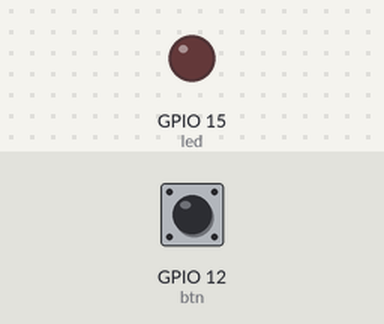
A program run on a simulated ESP32 board running MicroPython. Parts: output pins drawn as LEDs (lit = HIGH). Wiring (from the project's diagram.json): green button on GPIO 12, red LED on GPIO 15. Inputs (shaded band) come from the test bench; at power-on: GPIO 12 (btn) HIGH. What the program prints to the serial console is not drawn.

Above: at 1.2 s.
1.3 s: GPIO 12 (btn) pulled LOW for 0.15 s
At 1.37 s:
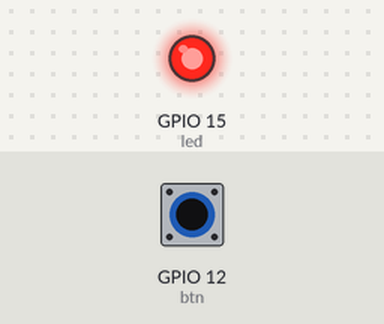
2.9 s: GPIO 12 (btn) pulled LOW for 3.2 s
At 6.6 s:
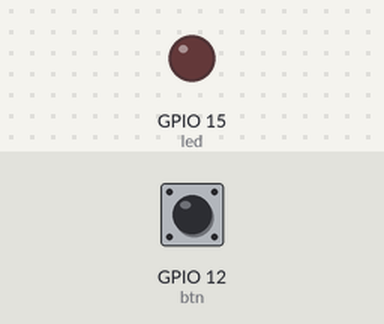
Timing chart, 0 to 8.1 s (numbered marks = the images above; inputs shaded):
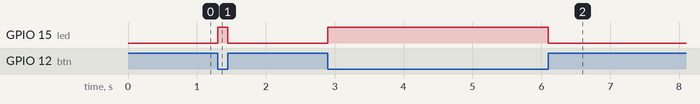

The program:

main.py
```python
from machine import Pin
from utime import sleep

print("Hello, ESP32!")

led = Pin(15, Pin.OUT)
# enable internal pull-up resistor
btn = Pin(12, Pin.IN, Pin.PULL_UP)

while True:


    if btn.value() == 0:
        led.on()
    else:
        led.off()
```

Measured:
- after the input at 1.3 s, GPIO 15 (led): LOW → HIGH at once, → LOW 0.15 s later
- after the input at 2.9 s, GPIO 15 (led): LOW → HIGH at once, → LOW 3.2 s later
